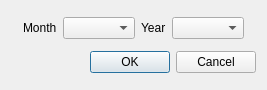
<?xml version="1.0" encoding="UTF-8"?>
<ui version="4.0">
 <class>Dialog</class>
 <widget class="QDialog" name="Dialog">
  <property name="geometry">
   <rect>
    <x>0</x>
    <y>0</y>
    <width>267</width>
    <height>90</height>
   </rect>
  </property>
  <property name="sizePolicy">
   <sizepolicy hsizetype="Fixed" vsizetype="Fixed">
    <horstretch>0</horstretch>
    <verstretch>0</verstretch>
   </sizepolicy>
  </property>
  <property name="windowTitle">
   <string>Dialog</string>
  </property>
  <layout class="QVBoxLayout" name="verticalLayout">
   <item>
    <layout class="QHBoxLayout" name="horizontalLayout">
     <item>
      <spacer name="horizontalSpacer">
       <property name="orientation">
        <enum>Qt::Horizontal</enum>
       </property>
       <property name="sizeHint" stdset="0">
        <size>
         <width>40</width>
         <height>20</height>
        </size>
       </property>
      </spacer>
     </item>
     <item>
      <widget class="QLabel" name="label">
       <property name="text">
        <string>Month</string>
       </property>
      </widget>
     </item>
     <item>
      <widget class="QComboBox" name="monthBox"/>
     </item>
     <item>
      <widget class="QLabel" name="label_2">
       <property name="text">
        <string>Year</string>
       </property>
      </widget>
     </item>
     <item>
      <widget class="QComboBox" name="yearBox"/>
     </item>
     <item>
      <spacer name="horizontalSpacer_2">
       <property name="orientation">
        <enum>Qt::Horizontal</enum>
       </property>
       <property name="sizeHint" stdset="0">
        <size>
         <width>40</width>
         <height>20</height>
        </size>
       </property>
      </spacer>
     </item>
    </layout>
   </item>
   <item>
    <widget class="QDialogButtonBox" name="buttonBox">
     <property name="orientation">
      <enum>Qt::Horizontal</enum>
     </property>
     <property name="standardButtons">
      <set>QDialogButtonBox::Cancel|QDialogButtonBox::Ok</set>
     </property>
    </widget>
   </item>
  </layout>
 </widget>
 <resources/>
 <connections>
  <connection>
   <sender>buttonBox</sender>
   <signal>accepted()</signal>
   <receiver>Dialog</receiver>
   <slot>accept()</slot>
   <hints>
    <hint type="sourcelabel">
     <x>248</x>
     <y>254</y>
    </hint>
    <hint type="destinationlabel">
     <x>157</x>
     <y>274</y>
    </hint>
   </hints>
  </connection>
  <connection>
   <sender>buttonBox</sender>
   <signal>rejected()</signal>
   <receiver>Dialog</receiver>
   <slot>reject()</slot>
   <hints>
    <hint type="sourcelabel">
     <x>316</x>
     <y>260</y>
    </hint>
    <hint type="destinationlabel">
     <x>286</x>
     <y>274</y>
    </hint>
   </hints>
  </connection>
 </connections>
</ui>
